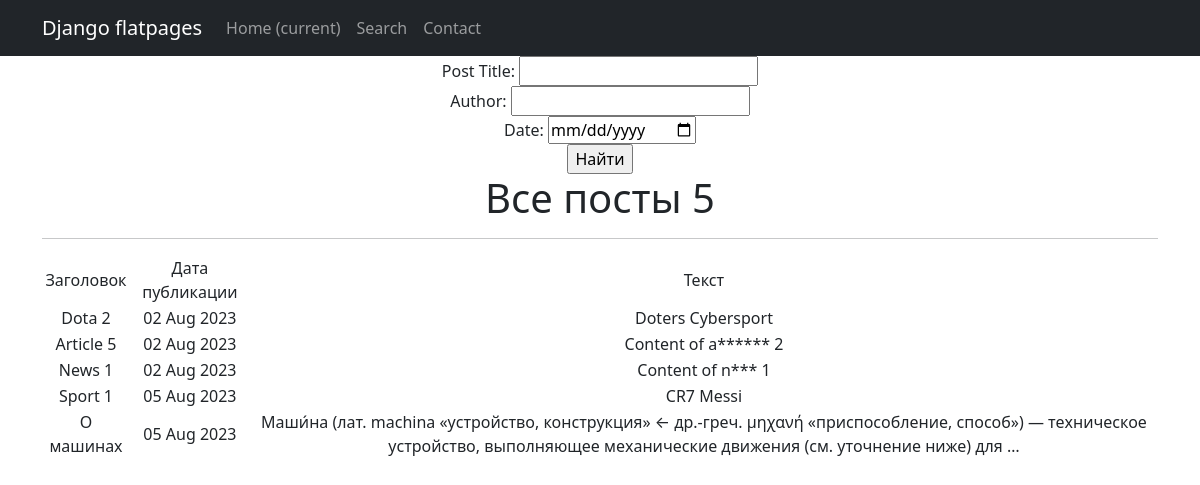
Page /news/search/ on the earlier database version.
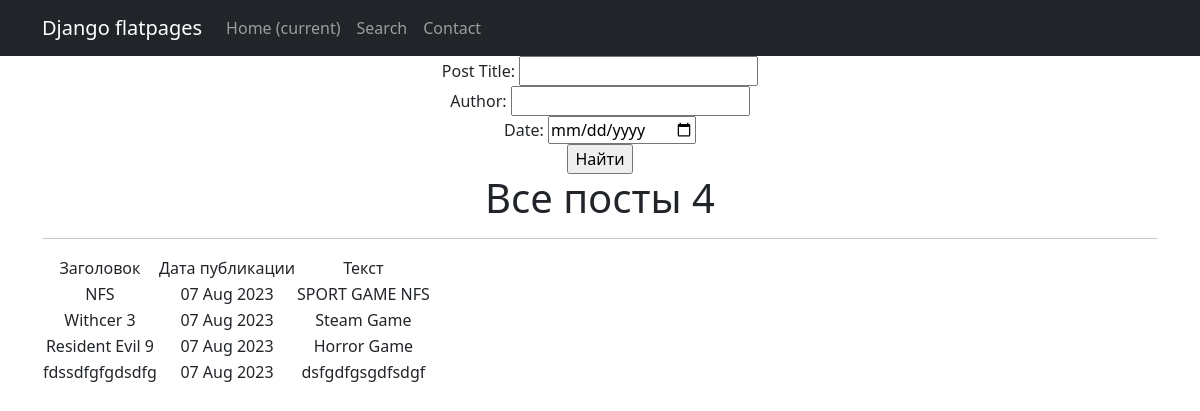
Same page on the later database version.
### news/models.py (models this page shows, shortened)
class Post(models.Model):
    author = models.ForeignKey('Author', on_delete=models.CASCADE)
    POST_TYPES = [
        ('article', 'Статья'),
        ('news', 'Новость'),
    ]
    post_type = models.CharField(max_length=7, choices=POST_TYPES)
    time_created = models.DateTimeField(auto_now_add=True)
    title = models.CharField(max_length=200)
    categories = models.ManyToManyField(Category, through='PostCategory')
    content = models.TextField()
    rating = models.FloatField(default=0.0)

### news/views.py (the view)
# urls.py: path('search/', PostsSearch.as_view(), name='search'),
class PostsSearch(ListView):
    model = Post
    ordering = ['time_created']
    template_name = 'post_search.html'
    context_object_name = 'posts'
    def get_context_data(self, **kwargs):
        context = super().get_context_data(**kwargs)
        context['filter'] = PostFilter(self.request.GET, queryset=self.get_queryset())
        return context

### news/templatetags/custom_filters.py (called while the page is built)
@register.filter()
def cencor(value):
    bad_words = ['article', 'news']
    if not isinstance(value, str):
        raise TypeError(f"Unresolved type {type(value)} expected type 'str'")
    for word in value.split():
        if word.lower() in bad_words:
            value = value.replace(word, f"{word[0]}{'*' * (len(word) - 1)}")
    return value

### templates/post_search.html (shortened to what this page needs)
{% extends 'default.html' %}
{% load custom_filters %}
{% block content %}
<form method="GET">
    <div>
        <label for="{{ filter.form.title_field.id_for_label }}">Post Title:</label>
        {{ filter.form.title_field }}
    </div>
    <div>
        <label for="{{ filter.form.author.id_for_label }}">Author:</label>
        {{ filter.form.author }}
    </div>
    <div>
        <label for="{{ filter.form.date_field.id_for_label }}">Date:</label>
        <input type="date" name="{{ filter.form.date_field.name }}"
               value="{{ filter.form.date_field.value|default:'' }}"
               min="{{ filter.form.date_field.field.widget.attrs.min }}"
               max="{{ filter.form.date_field.field.widget.attrs.max }}"
        >
    </div>
    <input type="submit" value="Найти">
</form>
   <h1>Все посты {{filter.qs|length}}</h1>
   <hr>
   {% if posts %}
       <table>
           <tr>
               <td>Заголовок</td>
               <td>Дата публикации</td>
               <td>Текст</td>
           </tr>
           {% for post in filter.qs %}
           <tr>
               <td>{{ post.title }}</td>
               <td>{{ post.time_created|date:'d M Y' }}</td>
               <td>{{ post.content|truncatewords:20|cencor }}</td>
           </tr>
           {% endfor %}
       </table>
   {% else %}
       <h2>Новостей нет!</h2>
   {% endif %}
{% endblock content %}

### templates/default.html (shortened to what this page needs)
<!DOCTYPE html>
<html lang="en">
    <head>
        {% load static %}
        <link href="{% static 'css/styles.css' %}" rel="stylesheet" />
    </head>
    <body>
  <nav class="navbar navbar-expand-lg navbar-dark bg-dark static-top">
   <div class="container">
       <a class="navbar-brand" href="#">Django flatpages</a>
       <div class="collapse navbar-collapse" id="navbarResponsive">
           <ul class="navbar-nav ml-auto">
               <li class="nav-item active">
                   <a class="nav-link" href="{% url 'home' %}">Home
                       <span class="sr-only">(current)</span>
                   </a>
               </li>
               <li class="nav-item">
                   <a class="nav-link" href="{% url 'search' %}">Search</a>
               </li>
               <li class="nav-item">
                   <a class="nav-link" href="/contacts/">Contact</a>
               </li>
           </ul>
       </div>
   </div>
</nav>
        <div class="container">
   <div class="row">
       <div class="col-lg-12 text-center">
           {% block content %}{% endblock content %}
       </div>
   </div>
</div>
    </body>
</html>

Differences in the rows shown:
removed Post: title "Dota 2", time_created "02 Aug 2023", content|cencor "Doters Cybersport"
removed Post: title "Article 5", time_created "02 Aug 2023", content|cencor "Content of a****** 2"
removed Post: title "News 1", time_created "02 Aug 2023", content|cencor "Content of n*** 1"
removed Post: title "Sport 1", time_created "05 Aug 2023", content|cencor "CR7 Messi"
removed Post: title "О машинах", time_created "05 Aug 2023", content|cencor "Маши́на (лат. machina «устройство, конструкция» ← др.-греч. μηχανή «приспособление, способ») — техническое устройство, выполняющее механические движения (см. уточнение ниже) для …"
added Post: title "NFS", time_created "07 Aug 2023", content|cencor "SPORT GAME NFS"
added Post: title "Withcer 3", time_created "07 Aug 2023", content|cencor "Steam Game"
added Post: title "Resident Evil 9", time_created "07 Aug 2023", content|cencor "Horror Game"
added Post: title "fdssdfgfgdsdfg", time_created "07 Aug 2023", content|cencor "dsfgdfgsgdfsdgf"
Other differences:
{{ filter.qs|length }}: "5" → "4"
